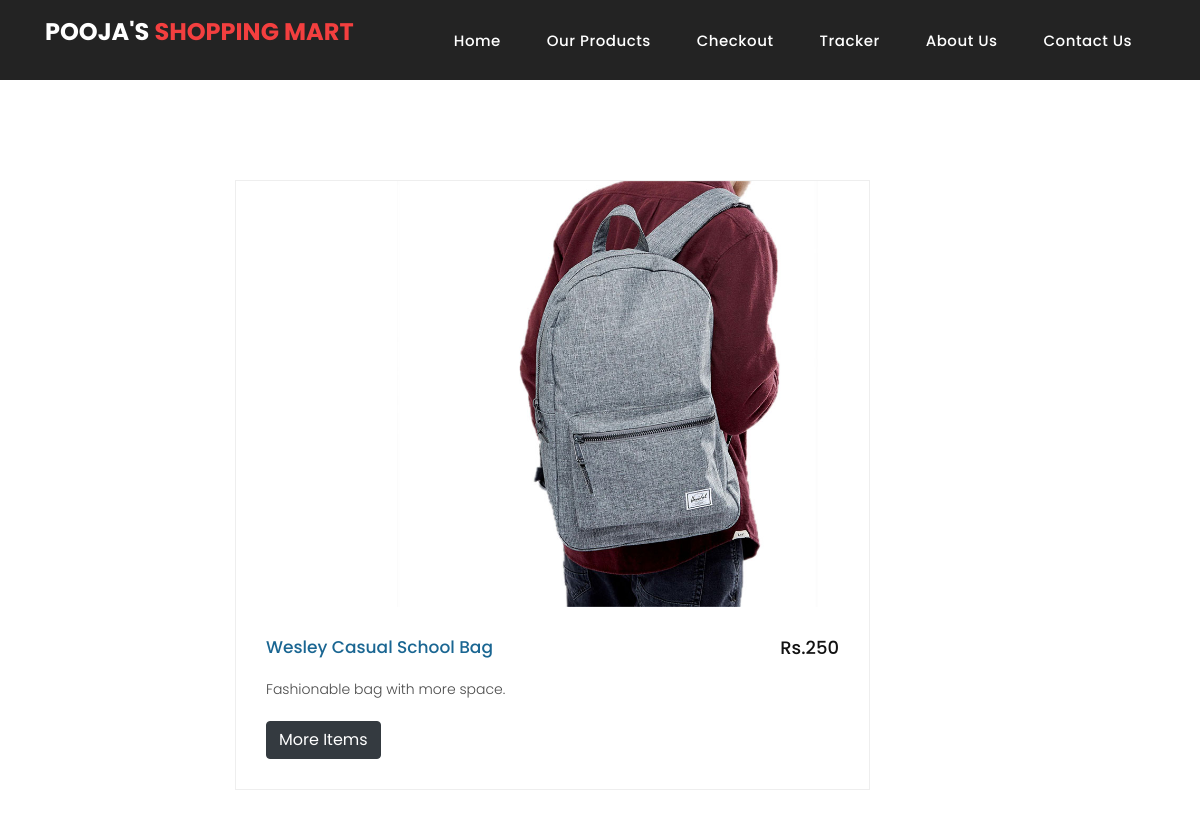
The app's page /products/17 with its own data.
### shop/models.py (models this page shows, shortened)
class Product(models.Model):
    product_id = models.AutoField
    product_name = models.CharField(max_length=50)
    category = models.CharField(max_length=50, default="")
    subcategory = models.CharField(max_length=50, default="")
    price = models.IntegerField(default=0)
    desc = models.CharField(max_length=255)
    pub_date = models.DateTimeField()
    image = models.ImageField(upload_to="assets/images", default="")

### shop/views.py (the view)
# urls.py: path('products/<int:myid>', views.productview, name='productview'),
def productview(request, myid):
    product = Product.objects.filter(id=myid)
    return render(request, 'productview.html', {'product':product})

### templates/productview.html (shortened to what this page needs)
<!DOCTYPE html>
<html lang="en">
<head>
    {% load static %}
    <link href="{% static 'vendor/bootstrap/css/bootstrap.min.css' %}" rel="stylesheet">
    <link rel="stylesheet" href="{% static 'assets/css/fontawesome.css' %}">
    <link rel="stylesheet" href="{% static 'assets/css/templatemo-sixteen.css' %}">
    <link rel="stylesheet" href="{% static 'assets/css/owl.css' %}">
</head>
<body>
    <header class="">
        <nav class="navbar navbar-expand-lg">
            <div class="container">
                <a class="navbar-brand" href="/">
                    <h2>Pooja's <em>Shopping Mart</em></h2>
                </a>
                <div class="collapse navbar-collapse" id="navbarResponsive">
                    <ul class="navbar-nav ml-auto">
                        <li class="nav-item">
                            <a class="nav-link" href="/">Home
                            </a>
                        </li>
                        <li class="nav-item">
                            <a class="nav-link" href="/products">Our Products</a>
                        </li>
                        <li class="nav-item">
                            <a class="nav-link" href="/checkout">Checkout<a>
                        </li>
                        <li class="nav-item">
                            <a class="nav-link" href="/tracker">Tracker</a>
                        </li>
                        <li class="nav-item">
                            <a class="nav-link" href="/about">About Us</a>
                        </li>
                        <li class="nav-item">
                            <a class="nav-link" href="/contact">Contact Us</a>
                        </li>
                    </ul>
                </div>
            </div>
        </nav>
    </header>
    {% for i in product %}
    <div class="banner header-text">
    </div>
    <div class="latest-products">
        <div class="container">
            <div class="row">
                <div class="col-md-2">
                </div>
                <div class="col-md-7">
                    <div class="product-item">
                        <img src="/media/{{i.image}}" alt="image">
                        <div class="down-content">
                            <h4>{{i.product_name}}</h4>
                            <h6>Rs.{{i.price}}</h6>
                            <p>{{i.desc}}</p>
                            <a href="/products"> <button class="btn btn-dark cart">More Items</button> </a>
                        </div>
                    </div>
                </div>
            </div>
        </div>
    </div>
    {% endfor %}
</body>
</html>

### static/assets/css/templatemo-sixteen.css (style rules this page uses)
body { font-family: 'Poppins', sans-serif; overflow-x: hidden; text-rendering: optimizeLegibility; -webkit-font-smoothing: antialiased; -moz-osx-font-smoothing: grayscale; }
p { margin-bottom: 0px; font-size: 14px; font-weight: 300; color: #4a4a4a; line-height: 24px; }
a { text-decoration: none!important; }
ul { padding: 0; margin: 0; list-style: none; }
h1,h2,h3,h4,h5,h6 { margin: 0px; }
header { position: absolute; z-index: 99999; width: 100%; height: 80px; background-color: #232323; -webkit-transition: all 0.3s ease-in-out 0s; -moz-transition: all 0.3s ease-in-out 0s; -o-transition: all 0.3s ease-in-out 0s; transition: all 0.3s ease-in-out 0s; }
header .navbar { padding: 17px 0px; }
.navbar .navbar-brand { float: left; margin-top: -12px; outline: none; }
.navbar .navbar-brand h2 { color: #fff; text-transform: uppercase; font-size: 24px; font-weight: 700; -webkit-transition: all .3s ease 0s; -moz-transition: all .3s ease 0s; -o-transition: all .3s ease 0s; transition: all .3s ease 0s; }
.navbar .navbar-brand h2 em { font-style: normal; color: #f33f3f; }
#navbarResponsive { z-index: 999; }
.navbar-collapse { text-align: center; }
.navbar .navbar-nav .nav-item { margin: 0px 15px; }
.navbar .navbar-nav a.nav-link { text-transform: capitalize; font-size: 15px; font-weight: 500; letter-spacing: 0.5px; color: #fff; transition: all 0.5s; margin-top: 5px; }
.banner { position: relative; text-align: center; padding-top: 80px; }
.latest-products { margin-top: 100px; }
.product-item { border: 1px solid #eee; margin-bottom: 30px; }
.product-item .down-content { padding: 30px; position: relative; }
.product-item img { width: 100%; overflow: hidden; }
.product-item .down-content h4 { font-size: 17px; color: #1a6692; margin-bottom: 20px; }
.product-item .down-content h6 { position: absolute; top: 30px; right: 30px; font-size: 18px; color: #121212; }
.product-item .down-content p { margin-bottom: 20px; }

### records on screen
Product: image (picture), product_name "Wesley Casual School Bag", price "250", desc "Fashionable bag with more space."
